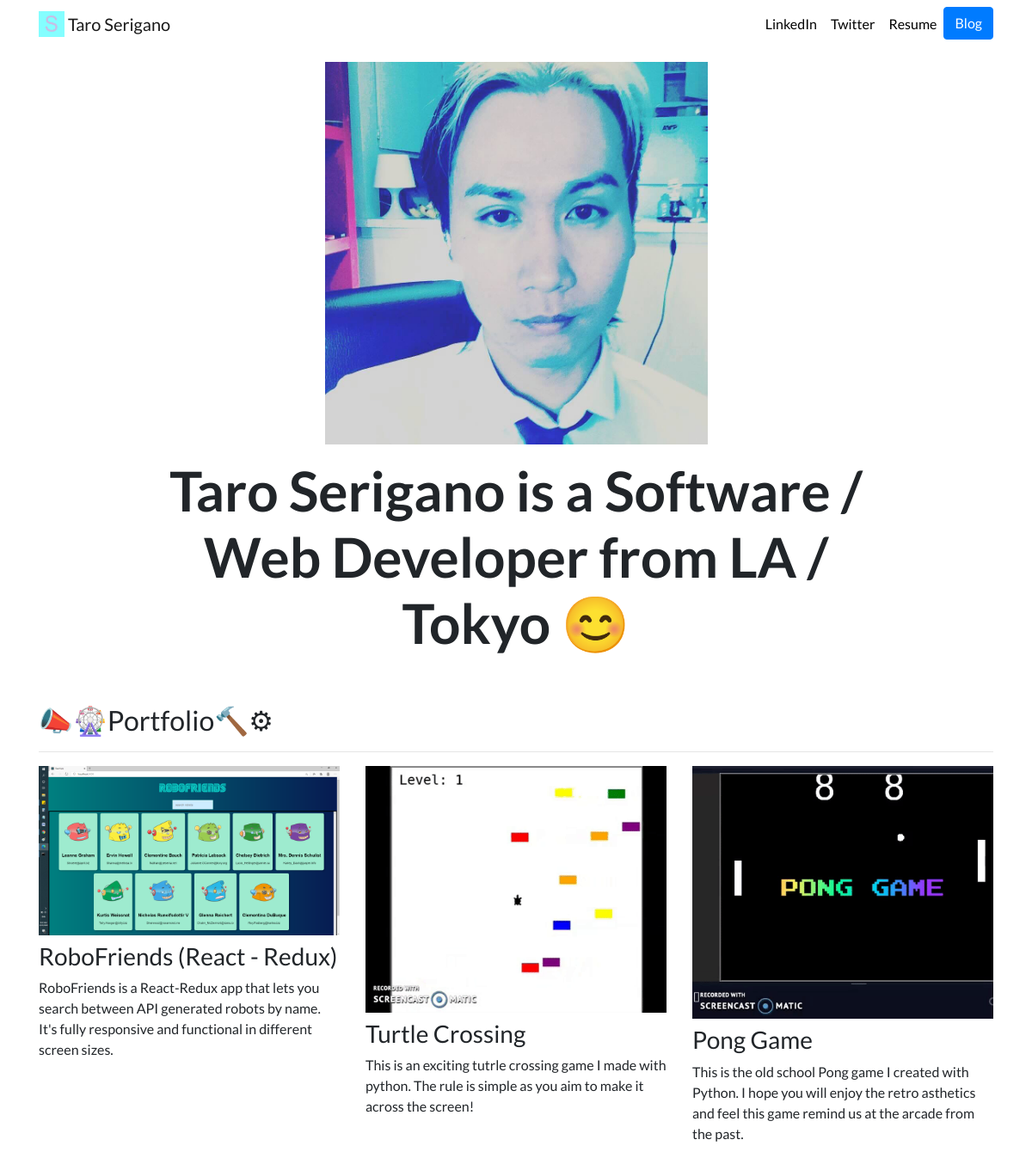
The page / on the database its author committed.
### portfolio/models.py (models this page shows, shortened)
class Project(models.Model):
    title = models.CharField(max_length=100)
    description = models.CharField(max_length=250)
    image = models.ImageField(upload_to='portfolio/images/')
    url = models.URLField(blank=True)

### portfolio/views.py (the view)
# urls.py: 2. Add a URL to urlpatterns:  path('', views.home, name='home')
def home(request):
    projects = Project.objects.all()
    return render(request, 'portfolio/home.html',{'projects': projects})

### portfolio/templates/portfolio/home.html
{%  extends "portfolio/base.html" %}
{%  load static %}
{%  block content %}
<div class="row justify-content-center my-3">
  <div class="col-5">
    <img src="{% static 'portfolio/cartoonMe.jpg' %}" class="img-fluid">
  </div>
</div>
<div class="row justify-content-center mb-3">
  <div class="col-md-9 text-center">
    <h1 id="hometext" class="font-weight-bold">Taro Serigano is a Software / Web Developer from LA / Tokyo 😊</h1>
  </div>
</div>
<h2 class="mt-5">📣🎡Portfolio🔨⚙</h2>
<hr>
<div class="row">
  {% for project in projects %}
  <div class="col-lg-4 col-md-6">
    {% if project.url %}
    <a href="{{ project.url }}">
      <img src="{{ project.image.url }}" class="img-fluid mb-2">
    </a>
    {% else %}
    <img src="{{ project.image.url }}" class="img-fluid mb-2">
    {% endif %}
    <h3>{{ project.title }}</h3>
    <p>{{ project.description }}</p>
  </div>
  {% endfor %}
</div>
{% endblock %}

### portfolio/templates/portfolio/base.html (shortened to what this page needs)
{% load static %}
<!doctype html>
<html lang="en">
<head>
  <link rel="stylesheet" href="https://stackpath.bootstrapcdn.com/bootstrap/4.4.1/css/bootstrap.min.css">
  <link rel="stylesheet" href="{% static "portfolio/custom.css" %}">
</head>
<body>
  <nav id="topNav" class="navbar navbar-expand-md navbar-light">
    <div class="container">
      <a class="navbar-brand" href="{% url 'home' %}">
        <img src="{% static "portfolio/serigano-logo.jpg" %}" width="30" height="30" class="d-inline-block align-top" alt="Nick's Logo">
        <span>  Taro Serigano</span>
      </a>
      <div class="collapse navbar-collapse text-center" id="navbarNav">
        <ul class="navbar-nav ml-auto">
          <li class="nav-item">
            <a class="nav-link" href="https://www.linkedin.com/in/taro-serigano-47b15430/" target="_blank">LinkedIn</a>
          </li>
          <li class="nav-item">
            <a class="nav-link" href="https://twitter.com/SeriganoTaro" target="_blank">Twitter</a>
          </li>
             <li class="nav-item">
            <a class="nav-link" href="https://taroserigano.netlify.app/">Resume</a>
          </li>
          <li>
            <a role="button" href="{% url 'blog:all_blogs' %}" class="btn btn-primary">Blog</a>
          </li>
        </ul>
      </div>
    </div>
  </nav>
  <div class="container">
    {% block content %}{% endblock %}
  </div>
</body>
</html>

### portfolio/static/portfolio/custom.css (style rules this page uses)
.navbar-nav .nav-link { color: rgba(0,0,0,1) !important; }
body { font-family: 'Lato', sans-serif; }
@media (min-width: 992px) { #hometext { font-size: 4rem; } }

### rows shown on the page
Project: image (picture), title "RoboFriends (React - Redux)", description "RoboFriends is a React-Redux app that lets you search between API generated robots by name. It's fully responsive and functional in different screen sizes."
Project: image (picture), title "Turtle Crossing", description "This is an exciting tutrle crossing game I made with python. The rule is simple as you aim to make it across the screen!"
Project: image (picture), title "Pong Game", description "This is the old school Pong game I created with Python. I hope you will enjoy the retro asthetics and feel this game remind us at the arcade from the past."
